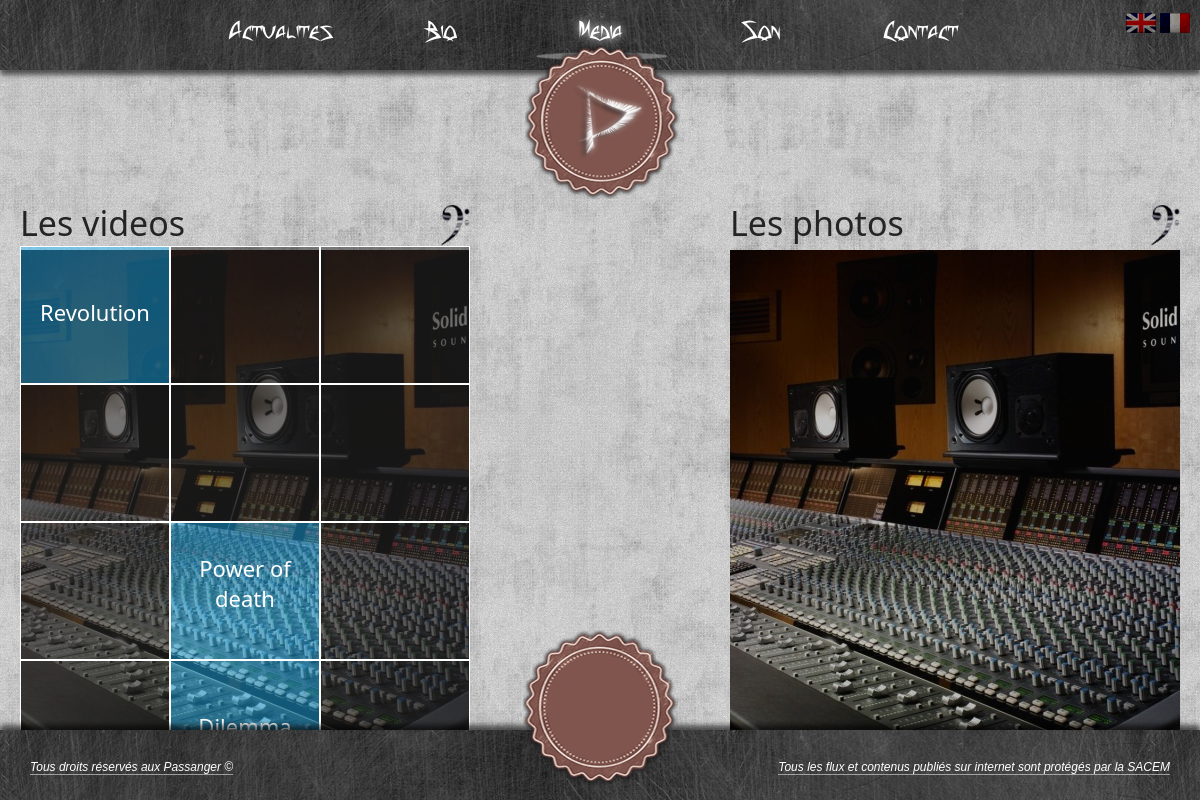
Screenshot of /fr-media with the database file from the repository.
### tables this page shows
CREATE TABLE IF NOT EXISTS `links` (
  `idLinks` smallint(5) unsigned NOT NULL AUTO_INCREMENT,
  `text` varchar(200) NOT NULL,
  `href` mediumtext NOT NULL,
  `lang` varchar(2) NOT NULL,
  PRIMARY KEY (`idLinks`)
);

CREATE TABLE IF NOT EXISTS `video` (
  `idVideo` smallint(5) unsigned NOT NULL AUTO_INCREMENT,
  `nom_table` varchar(255) NOT NULL,
  `url` longtext NOT NULL,
  `title` varchar(250) NOT NULL,
  `description` mediumtext NOT NULL,
  `thumb` varchar(250) NOT NULL,
  `lang` varchar(2) NOT NULL,
  PRIMARY KEY (`idVideo`)
);

### class/Session.php (called while the page is built, shortened)
<?php
class Session{
    public function __construct($sessionName = 'anonyme',$cookieParams = array(), $timeout = 3600){
        $this->sessionName = (string) $sessionName;
        $this->cookieParams = array_merge(
			session_get_cookie_params(),
			$cookieParams
        );
    }
    public function write($key, $value){
        return $this;
    }
    public function read($key, $default = NULL){
        return (isset($_SESSION[$key]))? $_SESSION[$key] : $default;
    }
}

### bootstrap.php (called while the page is built, shortened)
<?php
require_once 'class/Session.php';
$session = new Session();

### class/Links.php (called while the page is built)
<?php
class Links{
    private $pdo = null;
    private $lang = null;
    public function __construct($pdo, $lang){
        $this->pdo = $pdo;
        $this->lang = $lang;
    }
    public function getAllLinks(){
        $request = "SELECT idLinks, text, href
			FROM links
			WHERE lang='".$this->lang."'";
		$links_array = array();
        try{
            $result = $this->pdo->query($request);
            while($ligne = $result->fetch(PDO::FETCH_ASSOC)){
                    $links_array[$ligne['idLinks']] = $ligne;
            }
            return $links_array;
        }catch(PDOException $e){
            print $e->getMessage();
        }
        return array();
    }
}

### class/Video.php (called while the page is built, shortened)
<?php
class Video{
    private $pdo = null;
    private $lang = null;
    public function __construct($pdo, $lang){
        $this->pdo = $pdo;
        $this->lang = $lang;
    }
    public function getAllVideo(){
        $request = "SELECT *
			FROM video
			WHERE lang='".$this->lang."'";
        $videos_array = array();
        try{
            $result = $this->pdo->query($request);
            while($ligne = $result->fetch(PDO::FETCH_ASSOC)){
                    $videos_array[$ligne['idVideo']] = $ligne;
            }
            return $videos_array;
        }catch(PDOException $e){
            print $e->getMessage();
        }
        return array();
    }
}

### media.php (the view)
<?php
    require_once 'class/Video.php';
    $Video = new Video($pdo,$session->read('langue'));
    $videos = $Video->getAllVideo();
    $x_videos_array = array();
    for($k = 0; $k < count($videos); $k++){
	$x_videos_array[] = rand(0,2);
    }
    $y_videos_array = array();
    for($k = 0; $k < count($videos); $k++){
	$temp = rand(0,3);
	while(in_array($temp, $y_videos_array)){
	    $temp = rand(0,3);
	}
	$y_videos_array[] = $temp;
    }
    sort($x_videos_array);
    sort($y_videos_array);
    reset($videos);
?>
<div id="conteneur">
    <div class="left-column">
	<h1><?php echo VIDEO_TITLE;?></h1>
	<?php
	    $cpt = 0;
	    for($j = 0; $j < 4; $j++){
		for($i = 0; $i < 3; $i++){
		    if($cpt < count($videos) && $x_videos_array[$cpt] == $i && $y_videos_array[$cpt] == $j){
			$object = current($videos);
			echo '<div class="cube-preview active-vignette" data-id="' . $object["idVideo"] . '" style="' . (count(explode(' ', $object["title"])) > 1 ? 'padding-top: 30px; height: 106px;' : '') . '">' .
				$object["title"]
				. '</div>';
			$cpt++;
			next($videos);
		    }
		    else {
			echo '<div class="cube-preview"></div>';
		    }
		}
	    }
	?>
    </div>
    <div class="right-column">
	<h1><?php echo IMAGE_TITLE;?></h1>
    </div>
</div>

### page/header.phtml
<?php
	require_once 'class/Links.php';
	$links = new Links($pdo,$session->read('langue'));
	$linksInformation = $links->getAllLinks();
    $tag_langue = isset($_SESSION['langue'])?$_SESSION['langue']:'fr';
	$actual_url = ($_SERVER['REQUEST_URI'] == '/'?'/'.$tag_langue.'-home':$_SERVER['REQUEST_URI']);
?>
<header>
<div id="header_block">
	<div id="language">
		<a href="set_language.php?lang=en" title="English Version">
			<img src="public/media/image/flag_en.png" />
		</a>
		<a href="set_language.php?lang=fr" title="Version Française">
			<img src="public/media/image/flag_fr.png" />
		</a>
	</div>
	<div id="header">
		<ul>
		<?php
			foreach($linksInformation as $this_link_information){
				$id_css_array = explode('.',$this_link_information['href']);
				$id_css = reset($id_css_array);
				$url_tab = '/'.$tag_langue.'-'.$this_link_information['href'];
				if($this_link_information['href'] != 'home'){
					echo '
		<li '.(($actual_url == $url_tab)?'class="selected menu"':'class="menu"').'id="'.$id_css.'">
			<a href="'.$tag_langue.'-'.$this_link_information['href'].'">'.
				$this_link_information['text'].'
			</a>
		</li>';
				}
			}
		?>
		</ul>
		<div id="box">
			<div id="rectangle">
			</div>
		</div>
	</div>
	<div id="logo">
		<a href="<?php echo $tag_langue; ?>-home">
			<img src="public/media/image/logo2.png" alt="logo" style="position: absolute;top:4px;left:25px"/>
		</a>
	</div>
</div>
</header>

### public/css/style.css (style rules this page uses)
footer,header,nav,section,article { display: block; }
ul,ol,li,h1,h2,h3,h4,h5,h6,pre,form,body,html,p,blockquote,fieldset,input { margin:0; padding:0; }
:link,:visited { text-decoration:none }
ul,ol { list-style:none }
h1,h2,h3,h4,h5,h6,pre,code { font-size:1em; }
a img,:link img,:visited img { border:none }
html { height:100%; width: 100%; padding:0; margin:0; }
body { height:100%; width: 100%; margin:0; padding: 0; background: url('../media/image/grunge_wall.png'); }
a { text-decoration: none; }
#conteneur { z-index:3; position: relative; position: relative; width:100%; min-width:975px; background:none; margin-top: 130px; }
#contact_page h1, .left-column h1, .right-column h1 { font-family: "Segoe UI", Helvetica; font-weight: normal; font-size: 34px; margin-bottom: 40px; color: #242424; }
#language { float:right; margin-right:10px; margin-top:13px; }
#language img { height:20px; }
header { margin-top:0; width:100%; min-width:975px; height:70px; background:#111 url('../media/image/metal_header2.png') left top repeat-x; z-index: 800; box-shadow: 0 5px 5px rgba(0,0,0,0.6); -webkit-box-shadow: 0 5px 5px rgba(0,0,0,0.6); -moz-box-shadow: 0 5px 5px rgba(0,0,0,0.6); -o-box-shadow: 0 5px 5px rgba(0,0,0,0.6); -ms-box-shadow: 0 5px 5px rgba(0,0,0,0.6); }
#header { position: relative; font-family: baphomet, georgia; color: #fff; font-size: 22px; width:875px; height:70px; margin:auto; overflow: hidden; }
#header a { color: #fff; font-weight: bold; }
#header ul { position:absolute; margin: 0; padding: 0; z-index:2; }
#header ul li { float:left; display:block; width: 160px; height: 50px; text-align:center; padding-top:20px; }
#header ul li.selected { text-shadow: 0px 0px 9px #eee; }
#news { margin-left:75px; }
#logo { width: 200px; height: 160px; margin: -30px auto 0 auto; position: relative; z-index:3; }
#box { position: absolute; top: 10px; z-index:1; }
#rectangle { background: transparent url('../media/image/lastrope_min.png') center top no-repeat; height: 60px; }
.left-column, .right-column { width: 450px; height: 600px; position: relative; background: transparent url(../media/image/studio.png) center 50px no-repeat; }
.left-column h1, .right-column h1 { background: transparent url(../media/image/clefa.png) right bottom no-repeat; margin-bottom: 0; }
.left-column { float: left; margin-left: 20px; }
.right-column { float: right; margin-right: 20px; }
.left-column .cube-preview { width: 148px; height: 136px; background: rgba(40,40,40,0.5); float: left; display: block; border: 1px solid #fff; }
.left-column .active-vignette { background: transparent url(../media/image/bg-vignette.png) left top no-repeat; text-align: center; color: #fff; font-family: 'Segoe UI', helvetica; font-size: 22px; padding: 50px 5px 0 5px; height: 86px; width: 138px; cursor: pointer; transition-property: all; transition-duration: 0.5s; -moz-transition-property: all; -moz-transition-duration: 0.5s; -webkit-transition-property: all; -webkit-transition-duration: 0.5s; -o-transition-property: all; -o-transition-duration: 0.5s; -ms-transition-property: all; -ms-transition-duration: 0.5s; }

### rows the page displays
links: text "Actualites"
links: text "Bio"
links: text "Media"
links: text "Son"
links: text "Contact"
video: title "Revolution"
video: title "Power of death"
video: title "Dilemma"

### other values shown
VIDEO_TITLE "Les videos"
IMAGE_TITLE "Les photos"
COPYRIGHT "Tous droits réservés aux Passanger ©"
SACEM "Tous les flux et contenus publiés sur internet sont protégés par la SACEM"
